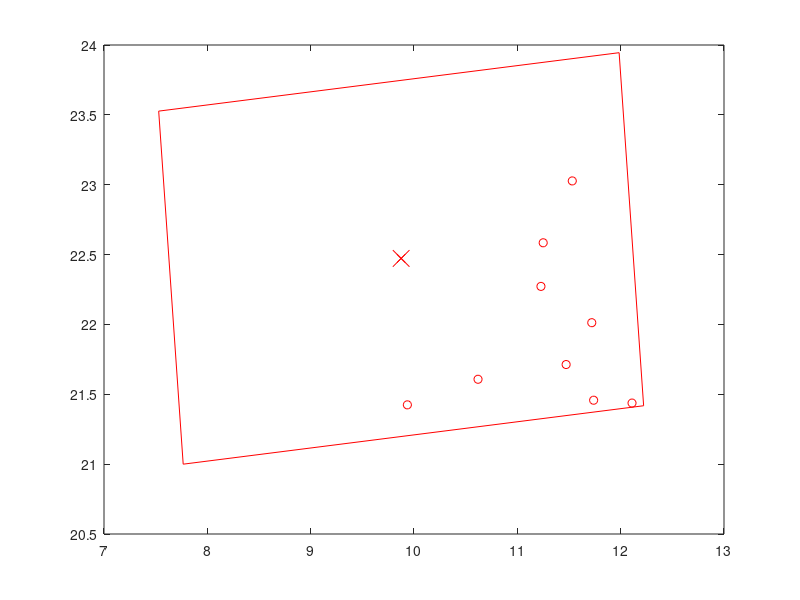

Recreate this plot in MATLAB. (Note: this script raises an error after producing the figure.)
%close all;
figure;
Targets_x = [9.935796782364969,10.619636632452558,11.228544575737994,11.250231679163441,11.472210465039678,11.53157749271567,11.738353910604092,11.720271671086385,12.109896935945962,];
Targets_y = [
21.4243764060143,21.60751223972419,22.2722100450375,22.58439610664356,21.713012518701127,23.027165475680366,21.457577948639788,22.012453159170995,21.437212462409786,];
center_x = [9.87568460453193];
center_y = [22.472398504829062];
image_corners_x = [11.985028038995928,7.529205318884105,7.766341170067932,12.222163890179754,11.985028038995928];
image_corners_y = [23.944939079943104,23.526789529022288,20.99985792971502,21.418007480635836,23.944939079943104];
plot(Targets_x, Targets_y,'ro',center_x,center_y,'rx',image_corners_x,image_corners_y,'r');
hold on;
plot(center_x,center_y,'rx','MarkerSize',12);
labs1 = ['C1'];
labelpoints(center_x,center_y,labs1,'NE',0.3,1);
axis equal;
axis tight;
hold on;

Targets_x = [10.991946000045433,11.399736322725069,11.679249570668171,11.856199022970076,11.922519644294113,12.091188488601263,12.297151139918412,12.384138022214303,12.436790202698159,12.862280000279629,13.272128038073832,];
Targets_y = [
21.737438540702787,21.30333796849004,21.219831930141144,22.481092192021137,22.828219497236788,21.885570816922,23.29922802785979,21.611763436768744,22.20841242269479,21.575567042774697,21.69561622426633,];
center_x = [12.87568460453193];
center_y = [22.472398504829062];
image_corners_x = [15.108392656690558,10.633027045077089,10.642976552373302,15.118342163986771,15.108392656690558];
image_corners_y = [23.75017791603414,23.732633618168485,21.194619093623984,21.21216339148964,23.75017791603414];
plot(Targets_x, Targets_y,'bo',center_x,center_y,'bx',image_corners_x,image_corners_y,'b');
hold on;
plot(center_x,center_y,'bx','MarkerSize',12);
labs1 = ['C2'];
labelpoints(center_x,center_y,labs1,'NE',0.3,1);
axis equal;
axis tight;
hold on;

Targets_x = [10.367431972103423,10.94416481392564,11.147201488271769,11.446548291451101,11.498886412039248,11.798406527951137,11.995767078637552,11.987850793017259,11.995993113455626,12.205901711200005,12.20406089679005,12.331403212497728,12.437174295068232,12.405964309634506,];
Targets_y = [
20.684259724423097,21.244881238101136,20.626928914954114,20.90162496491362,21.38003130784677,21.027251542685082,20.930407173676148,21.92197882408434,22.176918094273876,21.457677255390863,22.54717605713749,20.732709813675974,21.23594022256151,21.695958898195787,];
center_x = [10.24950013096088];
center_y = [21.672607145972183];
image_corners_x = [12.396168789496794,7.931033387468673,8.102831472424967,12.567966874453088,12.396168789496794];
image_corners_y = [23.09018223757516,22.787244947768897,20.255032054369206,20.55796934417547,23.09018223757516];
plot(Targets_x, Targets_y,'mo',center_x,center_y,'mx',image_corners_x,image_corners_y,'m');
hold on;
plot(center_x,center_y,'mx','MarkerSize',12);
labs1 = ['C3'];
labelpoints(center_x,center_y,labs1,'NE',0.3,1);
axis equal;
axis tight;
hold on;

Targets_x = [11.227586027732661,11.500885891194752,11.720605434213134,11.589508594873578,11.719247528968461,12.011512579940364,12.11304549368951,12.025748348583033,12.346428665303527,12.523367111866138,12.972419360253728,];
Targets_y = [
20.68279214320154,21.98143796963032,20.430517912293084,22.32620880941949,21.374189402168597,21.08897467692429,21.68587553325132,22.765452802359487,20.548713976433042,21.029906801652757,21.130328119667773,];
center_x = [13.24950013096088];
center_y = [21.672607145972183];
image_corners_x = [15.349010274110896,10.896065043168784,11.149989987810866,15.602935218752977,15.349010274110896];
image_corners_y = [23.1591341819469,22.711379862894695,20.18608010999747,20.63383442904967,23.1591341819469];
plot(Targets_x, Targets_y,'bo',center_x,center_y,'bx',image_corners_x,image_corners_y,'b');
hold on;
plot(center_x,center_y,'bx','MarkerSize',12);
labs1 = ['C4'];
labelpoints(center_x,center_y,labs1,'NE',0.3,1);
axis equal;
axis tight;
hold on;

set(gca,'XTickLabel',[0.5 1.25 2.5 3.75 5 6.25 7.5 8.75 10] );
set(gca,'YTickLabel',[0.5 1 1.5 2 2.5 3 3.5 4 4.5] );
